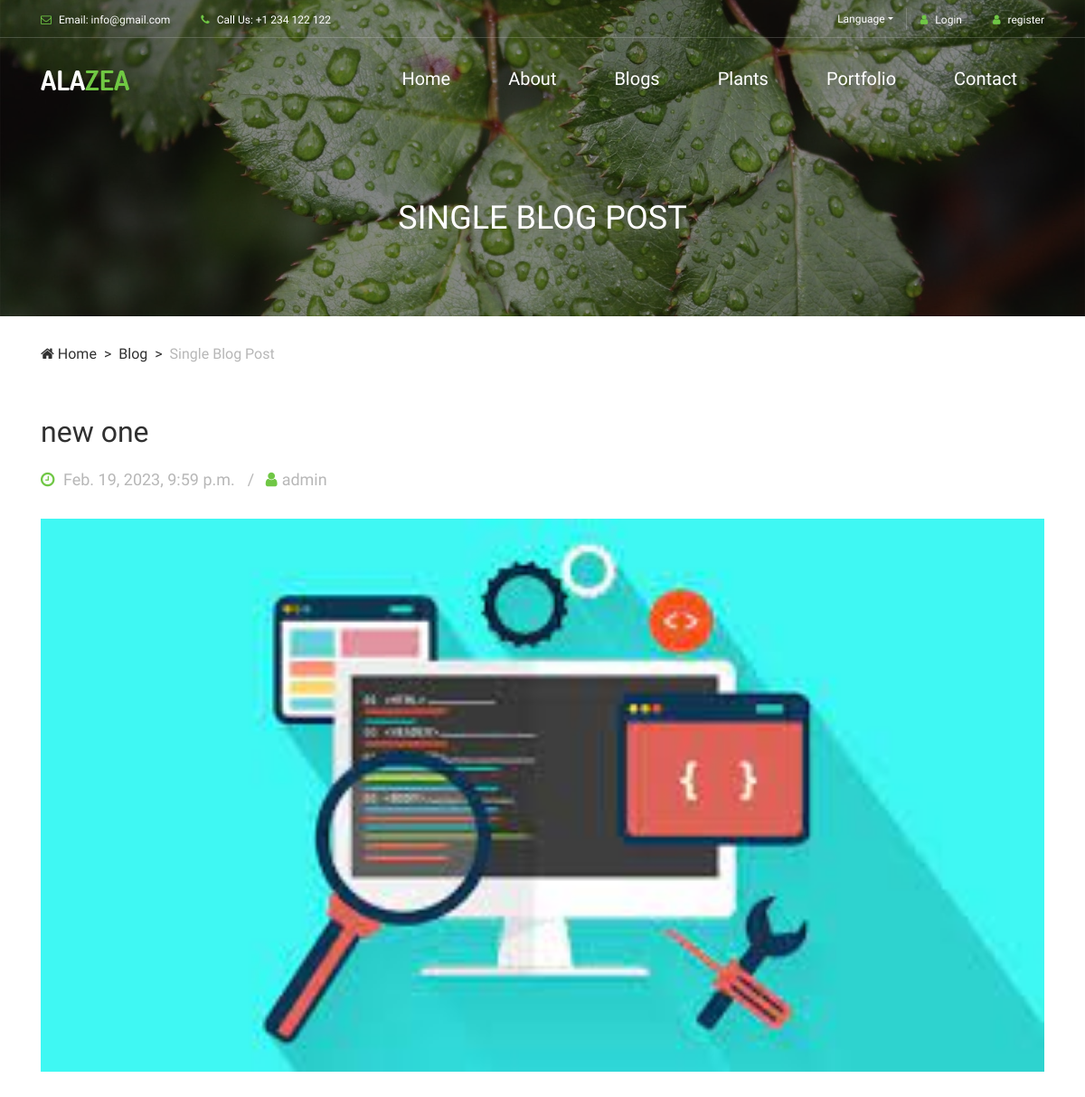
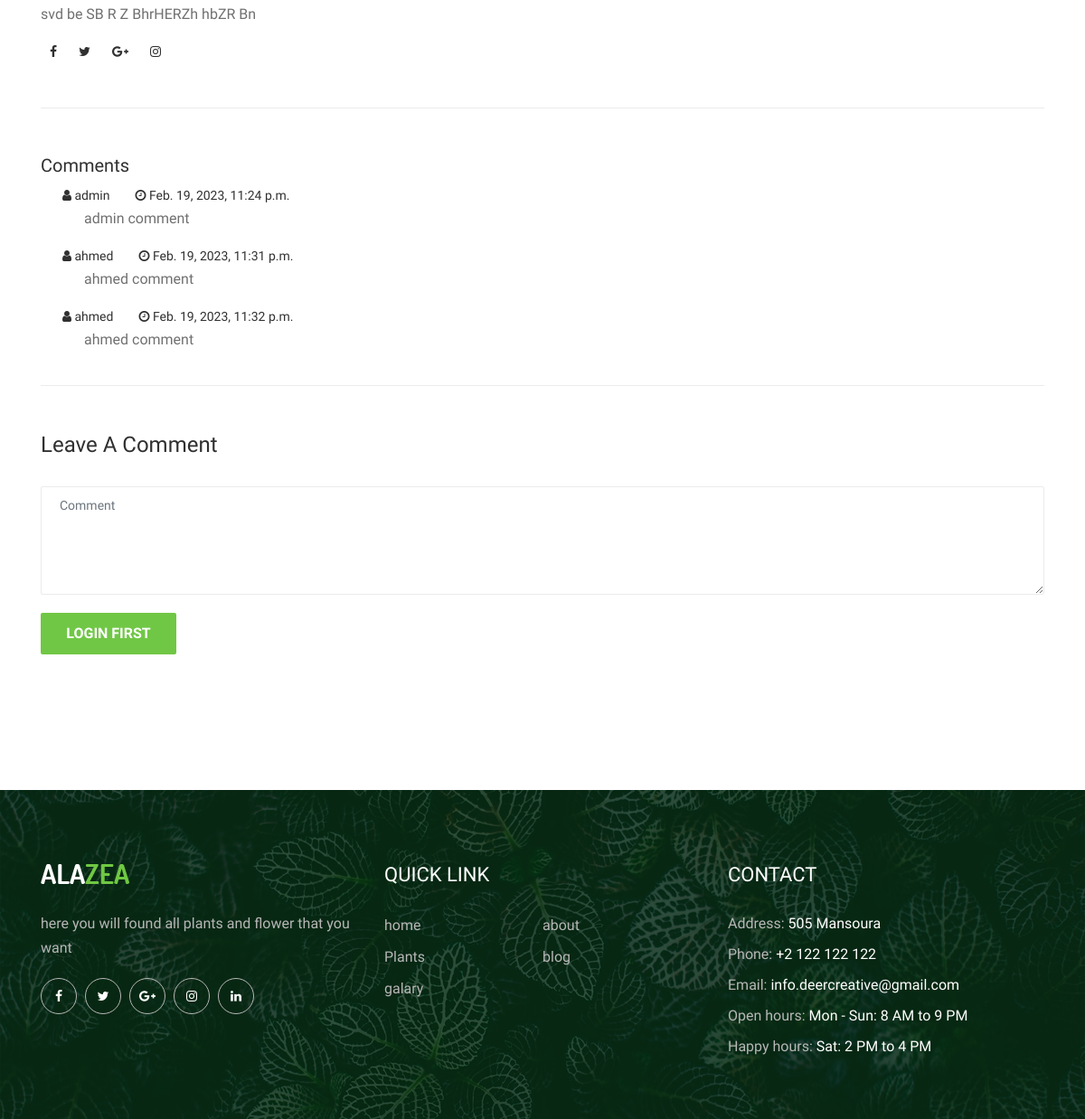
The app's page /blog/blogdetails1 with its own data (2 pictures, top to bottom).
### blog/models.py (models this page shows, shortened)
class Blog(models.Model):
    user = models.ForeignKey(User, on_delete=models.CASCADE)
    title = models.CharField(max_length=255)
    body = models.TextField()
    image = models.ImageField(upload_to='static/images')
    date = models.DateTimeField(auto_now_add=True)

class Comment(models.Model):
    user = models.ForeignKey(User, on_delete=models.CASCADE)
    blog = models.ForeignKey(Blog, on_delete=models.CASCADE)
    comment = models.TextField()
    date = models.DateTimeField(auto_now_add=True)

### blog/views.py (the view, shortened to what this page needs)
# urls.py: path('blogdetails<int:id>',views.blogdetails,name="blogdetails"),
def blogdetails(request,id):
    id=id
    blog = Blog.objects.get(id=id)
    comment = Comment.objects.filter(blog=blog)
    context = {'blog': blog, 'comments': comment}
    return render(request, 'single-post.html', context)

### templates/single-post.html (shortened to what this page needs)
{% extends 'base.html' %}
{% load static %}
{% block body %}
    <div class="breadcrumb-area">
        <div class="top-breadcrumb-area bg-img bg-overlay d-flex align-items-center justify-content-center" style="background-image: url({% static 'img/bg-img/24.jpg' %});">
            <h2>SINGLE BLOG POST</h2>
        </div>
        <div class="container">
            <div class="row">
                <div class="col-12">
                    <nav aria-label="breadcrumb">
                        <ol class="breadcrumb">
                            <li class="breadcrumb-item"><a href="{% url 'home:home' %}"><i class="fa fa-home"></i> Home</a></li>
                            <li class="breadcrumb-item"><a href="{% url 'blog:blog' %}">Blog</a></li>
                            <li class="breadcrumb-item active" aria-current="page">Single Blog Post</li>
                        </ol>
                    </nav>
                </div>
            </div>
        </div>
    </div>
    <section class="blog-content-area section-padding-0-100">
        <div class="container">
            <div class="row justify-content-center">
                <div class="col-12 col-md-12">
                    <div class="blog-posts-area">
                        <div class="single-post-details-area">
                            <div class="post-content">
                                <h4 class="post-title">{{blog.title}}</h4>
                                <div class="post-meta mb-30">
                                    <a href="#"><i class="fa fa-clock-o" aria-hidden="true"></i> {{blog.date}}</a>
                                    <a href="#"><i class="fa fa-user" aria-hidden="true"></i>{{blog.user}}</a>
                                </div>
                                <div class="post-thumbnail mb-30 w-100">
                                    <img src="{{blog.image.url}}" class="w-100" alt="">
                                </div>
                                <p>{{blog.body}}</p>
                        </div>
                        <div class="post-tags-share d-flex justify-content-between align-items-center">
                            <div class="post-share">
                                <a href="#"><i class="fa fa-facebook" aria-hidden="true"></i></a>
                                <a href="#"><i class="fa fa-twitter" aria-hidden="true"></i></a>
                                <a href="#"><i class="fa fa-google-plus" aria-hidden="true"></i></a>
                                <a href="#"><i class="fa fa-instagram" aria-hidden="true"></i></a>
                            </div>
                        </div>
                        <div class="comment_area">
                            <h5 class="title">Comments</h5>
                            <ol>
                                {% if comments %}
                                {% for comment in comments %}
                                <li class="">
                                    <div class="ml-4">
                                        <div class="comment-meta">
                                            <a href="#" class="m2 mr-4"><i class="fa fa-user"></i> {{comment.user}}</a>
                                            <a href="#" class="post-date m2"><i class="fa fa-clock-o"></i> {{comment.date}}</a>
                                            <p class="ml-4">{{comment.comment}}</p>
                                        </div>
                                    </div>
                                </li>
                                {% endfor %}
                                {% else %}
                                <p>No comments yet</p>
                                {% endif %}
                            </ol>
                        </div>
                        <div class="leave-comment-area clearfix">
                            <div class="comment-form">
                                <h4 class="headline">Leave A Comment</h4>
                                <div class="contact-form-area">
                                    <form action="" method="post">
                                        <div class="row">
                                            <div class="col-12">
                                                <div class="form-group">
                                                    <textarea class="form-control" name="comment" id="message" cols="30" rows="10" placeholder="Comment" required></textarea>
                                                </div>
                                            </div>
                                            {% if user.is_authenticated %}
                                            <div class="col-12">
                                                <button type="submit" class="btn alazea-btn">Post Comment</button>
                                            </div>
                                            {% else %}
                                            <div class="col-12">
                                                <a href="{% url 'account:login' %}" class="btn alazea-btn" >login first </a>
                                            </div>
                                            {% endif %}
                                        </div>
                                    </form>
                                </div>
                            </div>
                        </div>
                    </div>
                </div>
            </div>
        </div>
    </section>
    {% endblock %}

### templates/base.html (shortened to what this page needs)
{% load static %}
<!DOCTYPE html>
<html lang="en ">
<head>
    <link rel="stylesheet" href="{% static 'style.css' %}">
</head>
<body >
    <header class="header-area">
        <div class="top-header-area">
            <div class="container">
                <div class="row">
                    <div class="col-12">
                        <div class="top-header-content d-flex align-items-center justify-content-between">
                            <div class="top-header-meta">
                                <a href="#" data-toggle="tooltip" data-placement="bottom" title="infodeercreative@gmail.com"><i class="fa fa-envelope-o" aria-hidden="true"></i> <span>Email: info@gmail.com</span></a>
                                <a href="#" data-toggle="tooltip" data-placement="bottom" title="+1 234 122 122"><i class="fa fa-phone" aria-hidden="true"></i> <span>Call Us: +1 234 122 122</span></a>
                            </div>
                            <div class="top-header-meta d-flex">
                                <div class="language-dropdown">
                                    <div class="dropdown">
                                        <button class="btn btn-secondary dropdown-toggle mr-30" type="button" id="dropdownMenuButton" data-toggle="dropdown" aria-haspopup="true" aria-expanded="false">Language</button>
                                    </div>
                                </div>
                                <div class="login">
                                    {% if user.is_authenticated %}
                                    {% if user.is_superuser %}
                                    <a href="{% url 'admin:index' %}"><i class="fa fa-user" aria-hidden="true"></i> <span>Dashboard</span></a>
                                    {% endif %}
                                    <a href="{% url 'account:logout' %}"><i class="fa fa-user" aria-hidden="true"></i> <span>logout</span></a>
                                    {% else %}
                                    <a href="{% url 'account:login' %}"><i class="fa fa-user" aria-hidden="true"></i> <span>Login</span></a>
                                    <a href="{% url 'account:signin' %}"><i class="fa fa-user" aria-hidden="true"></i> <span>register</span></a>
                                    {% endif %}
                                </div>
                            </div>
                        </div>
                    </div>
                </div>
            </div>
        </div>
        <div class="alazea-main-menu">
            <div class="classy-nav-container breakpoint-off">
                <div class="container">
                    <nav class="classy-navbar justify-content-between" id="alazeaNav">
                        <a href="{% url 'home:home' %}" class="nav-brand"><img src="{% static 'img/core-img/logo.png' %}" alt=""></a>
                        <div class="classy-menu">
                            <div class="classynav">
                                <ul>
                                    <li><a href="{% url 'home:home' %}">Home</a></li>
                                    <li><a href="{% url 'about:about' %}">About</a></li>
                                    <li><a href="{% url 'blog:blog' %}">blogs</a></li>
                                    <li><a href="{% url 'plants:plants' %}">Plants</a></li>
                                    <li><a href="{% url 'portfolio:portfolio' %}">Portfolio</a></li>
                                    <li><a href="{% url 'contact:contact' %}">Contact</a></li>
                                </ul>
                            </div>
                        </div>
                    </nav>
                </div>
            </div>
        </div>
    </header>
    {% block body %}
    {% endblock %}
    <footer class="footer-area bg-img" style="background-image: url({% static 'img/bg-img/3.jpg' %});">
        <div class="main-footer-area">
            <div class="container">
                <div class="row">
                    <div class="col-12 col-sm-6 col-lg-4">
                        <div class="single-footer-widget">
                            <div class="footer-logo mb-30">
                                <a href="{% url 'home:home' %}"><img src="{% static 'img/core-img/logo.png' %}" alt=""></a>
                            </div>
                            <p>here you will found all plants and flower that you want</p>
                            <div class="social-info">
                                <a href="#"><i class="fa fa-facebook" aria-hidden="true"></i></a>
                                <a href="#"><i class="fa fa-twitter" aria-hidden="true"></i></a>
                                <a href="#"><i class="fa fa-google-plus" aria-hidden="true"></i></a>
                                <a href="#"><i class="fa fa-instagram" aria-hidden="true"></i></a>
                                <a href="#"><i class="fa fa-linkedin" aria-hidden="true"></i></a>
                            </div>
                        </div>
                    </div>
                    <div class="col-12 col-sm-6 col-lg-4">
                        <div class="single-footer-widget">
                            <div class="widget-title">
                                <h5>QUICK LINK</h5>
                            </div>
                            <nav class="widget-nav">
                                <ul>
                                    <li><a href="{% url 'home:home' %}">home</a></li>
                                    <li><a href="{% url 'about:about' %}">about</a></li>
                                    <li><a href="{% url 'plants:plants' %}">Plants</a></li>
                                    <li><a href="{% url 'blog:blog' %}">blog</a></li>
                                    <li><a href="{% url 'portfolio:portfolio' %}">galary</a></li>
                                </ul>
                            </nav>
                        </div>
                    </div>
                    <div class="col-12 col-sm-6 col-lg-4">
                        <div class="single-footer-widget">
                            <div class="widget-title">
                                <h5>CONTACT</h5>
                            </div>
                            <div class="contact-information">
                                <p><span>Address:</span> 505 Mansoura</p>
                                <p><span>Phone:</span> +2 122 122 122</p>
                                <p><span>Email:</span> info.deercreative@gmail.com</p>
                                <p><span>Open hours:</span> Mon - Sun: 8 AM to 9 PM</p>
                                <p><span>Happy hours:</span> Sat: 2 PM to 4 PM</p>
                            </div>
                        </div>
                    </div>
                </div>
            </div>
        </div>
    </footer>
</body>
</html>

### static/css/classy-nav.css (style rules this page uses)
* { margin: 0; padding: 0; }
body { font-family: "Roboto", sans-serif; }
ul, ol { margin: 0; }
ul li, ol li { list-style: none; }
img { height: auto; max-width: 100%; }
.bg-img { background-position: center center; background-size: cover; background-repeat: no-repeat; }
.classy-nav-container { position: relative; z-index: 100; background-color: #ffffff; }
.classy-nav-container * { box-sizing: border-box; }
.classy-nav-container a { -webkit-transition-duration: 500ms; transition-duration: 500ms; text-decoration: none; outline: none; font-size: 14px; font-weight: 400; color: #232323; display: inline-block; }
.justify-content-between { -webkit-box-pack: justify; -ms-flex-pack: justify; justify-content: space-between; }
.justify-content-center { -webkit-box-pack: center; -ms-flex-pack: center; justify-content: center; }
.classy-navbar { width: 100%; height: 70px; padding: 0.5em 2em; display: -webkit-box; display: -ms-flexbox; display: flex; -webkit-box-align: center; -ms-flex-align: center; -ms-grid-row-align: center; align-items: center; }
.classy-navbar .nav-brand { font-size: 26px; font-weight: 500; color: #565656; display: inline-block; margin-right: 30px; }
.classynav ul li { display: inline-block; clear: both; position: inherit; z-index: 10; }
.classynav ul li a { padding: 0 12px; display: block; height: 35px; font-size: 14px; line-height: 34px; }
.breakpoint-off .classynav { display: -webkit-box; display: -ms-flexbox; display: flex; -webkit-box-align: center; -ms-flex-align: center; -ms-grid-row-align: center; align-items: center; }

### records on screen
Blog: title "new one", date "Feb. 19, 2023, 9:59 p.m.", user "admin", image (picture), body "svd be SB R Z BhrHERZh hbZR Bn"
Comment: user "admin", date "Feb. 19, 2023, 11:24 p.m.", comment "admin comment"
Comment: user "ahmed", date "Feb. 19, 2023, 11:31 p.m.", comment "ahmed comment"
Comment: user "ahmed", date "Feb. 19, 2023, 11:32 p.m.", comment "ahmed comment"
